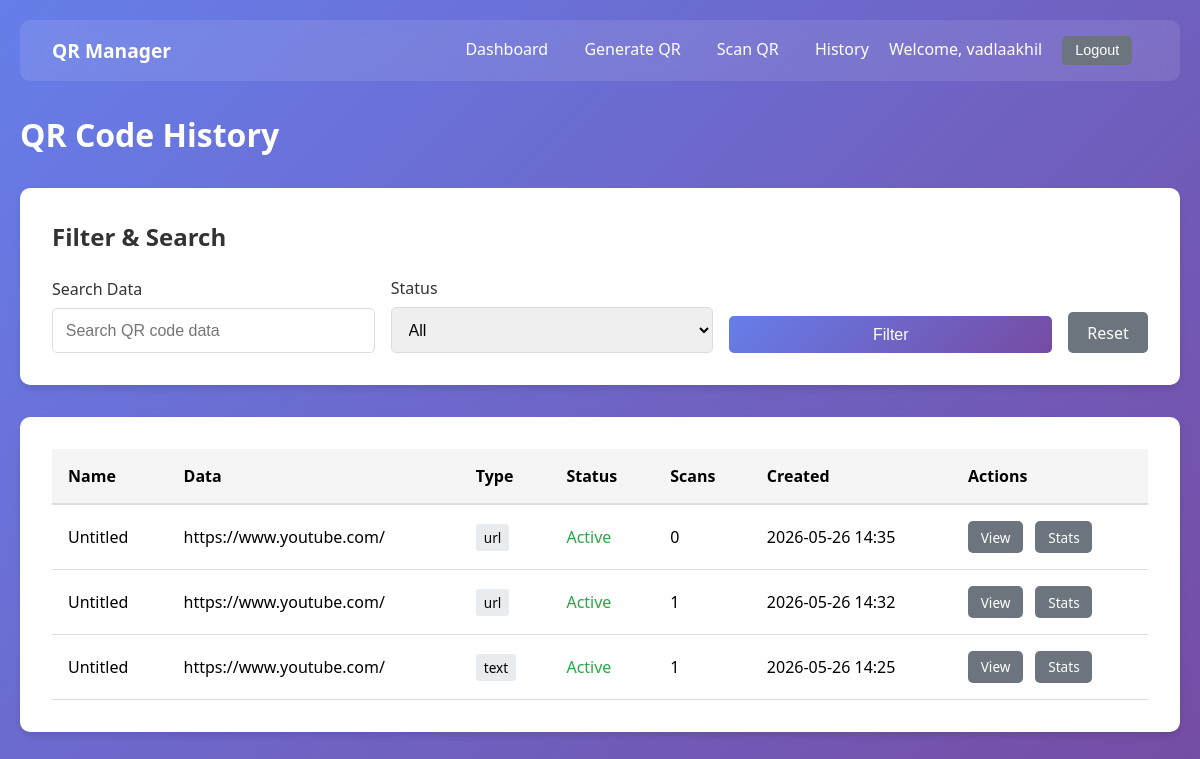
Screenshot of /history (signed in) with the database file from the repository.
### models.py (models this page shows, shortened)
class User(UserMixin, db.Model):
    __tablename__ = 'users'
    id = db.Column(db.Integer, primary_key=True)
    username = db.Column(db.String(80), unique=True, nullable=False, index=True)
    email = db.Column(db.String(120), unique=True, nullable=False, index=True)
    password_hash = db.Column(db.String(256), nullable=False)
    created_at = db.Column(db.DateTime, default=datetime.now)
    last_login = db.Column(db.DateTime)
    is_active = db.Column(db.Boolean, default=True)
    qr_codes = db.relationship(
        'QRCode',
        backref='owner',
        lazy='dynamic',
        cascade='all, delete-orphan'
    )

class QRCode(db.Model):
    __tablename__ = 'qr_codes'
    id = db.Column(db.Integer, primary_key=True)
    uid = db.Column(
        db.String(36),
        unique=True,
        nullable=False,
        index=True,
        default=lambda: str(uuid.uuid4())
    )
    user_id = db.Column(db.Integer, db.ForeignKey('users.id'), nullable=False, index=True)
    data_type = db.Column(db.String(20), nullable=False)
    original_data = db.Column(db.Text, nullable=False)
    encrypted_data = db.Column(db.Text, nullable=True)
    foreground_color = db.Column(db.String(7), default='#000000')
    background_color = db.Column(db.String(7), default='#FFFFFF')
    has_logo = db.Column(db.Boolean, default=False)
    logo_path = db.Column(db.String(256), nullable=True)
    filename = db.Column(db.String(256), nullable=False)
    file_path = db.Column(db.String(512), nullable=False)
    is_active = db.Column(db.Boolean, default=True, index=True)
    expiry_date = db.Column(db.DateTime, nullable=True, index=True)
    created_at = db.Column(db.DateTime, default=datetime.now)
    updated_at = db.Column(db.DateTime, default=datetime.now, onupdate=datetime.now)
    scan_count = db.Column(db.Integer, default=0)
    last_scanned = db.Column(db.DateTime, nullable=True)
    @property
    def is_expired(self):
        if self.expiry_date is None:
            return False
        return datetime.now() > self.expiry_date  # ✅ FIXED

### app.py (the view)
@app.route('/history')
@login_required
def history():
    page = request.args.get('page', 1, type=int)
    per_page = 10
    status_filter = request.args.get('status', '')
    search_query = request.args.get('search', '')
    query = current_user.qr_codes
    if search_query:
        query = query.filter(QRCode.original_data.ilike(f'%{search_query}%'))
    if status_filter == 'active':
        query = query.filter(
            QRCode.is_active == True,
            (QRCode.expiry_date == None) | (QRCode.expiry_date > datetime.now(timezone.utc))
        )
    elif status_filter == 'inactive':
        query = query.filter(QRCode.is_active == False)
    elif status_filter == 'expired':
        query = query.filter(
            QRCode.expiry_date != None,
            QRCode.expiry_date <= datetime.now(timezone.utc)
        )
    qr_codes = query.order_by(QRCode.created_at.desc()).paginate(
        page=page, per_page=per_page, error_out=False
    )
    return render_template('history.html', qr_codes=qr_codes,
                         status_filter=status_filter, search_query=search_query)

### app.py (called while the page is built)
@login_manager.user_loader
def load_user(user_id):
    return User.query.get(int(user_id))

### templates/history.html (shortened to what this page needs)
{% extends "base.html" %}
{% block content %}
<h1 style="color: white; margin-bottom: 2rem;">QR Code History</h1>
<div class="card">
    <h2 style="margin-bottom: 1.5rem; color: #333;">Filter & Search</h2>
    <form method="GET" style="display: grid; grid-template-columns: 1fr 1fr 1fr auto; gap: 1rem; align-items: end;">
        <div class="form-group" style="margin-bottom: 0;">
            <label for="search">Search Data</label>
            <input type="text" id="search" name="search" value="{{ search_query }}" placeholder="Search QR code data">
        </div>
        <div class="form-group" style="margin-bottom: 0;">
            <label for="status">Status</label>
            <select id="status" name="status">
                <option value="">All</option>
            </select>
        </div>
        <button type="submit" class="btn btn-primary">Filter</button>
        <a href="{{ url_for('history') }}" class="btn btn-secondary">Reset</a>
    </form>
</div>
{% if qr_codes.items %}
<div class="card" style="margin-top: 2rem;">
    <div style="overflow-x: auto;">
        <table style="width: 100%; border-collapse: collapse;">
            <thead>
                <tr style="background: #f5f5f5; border-bottom: 2px solid #ddd;">
                    <th style="padding: 1rem; text-align: left;">Name</th>
                    <th style="padding: 1rem; text-align: left;">Data</th>
                    <th style="padding: 1rem; text-align: left;">Type</th>
                    <th style="padding: 1rem; text-align: left;">Status</th>
                    <th style="padding: 1rem; text-align: left;">Scans</th>
                    <th style="padding: 1rem; text-align: left;">Created</th>
                    <th style="padding: 1rem; text-align: left;">Actions</th>
                </tr>
            </thead>
            <tbody>
                {% for qr in qr_codes.items %}
                <tr style="border-bottom: 1px solid #ddd;">
                    <td style="padding: 1rem;">{{ qr.name or 'Untitled' }}</td>
                    <td style="padding: 1rem;">{{ qr.original_data[:40] }}{% if qr.original_data|length > 40 %}...{% endif %}</td>
                    <td style="padding: 1rem;">
                        <span style="background: #e9ecef; padding: 0.25rem 0.5rem; border-radius: 3px; font-size: 0.85rem;">
                            {{ qr.data_type }}
                        </span>
                    </td>
                    <td style="padding: 1rem;">
                        {% if qr.is_active %}
                            {% if qr.is_expired %}
                                <span style="color: #ffc107;">Expired</span>
                            {% else %}
                                <span style="color: #28a745;">Active</span>
                            {% endif %}
                        {% else %}
                            <span style="color: #dc3545;">Inactive</span>
                        {% endif %}
                    </td>
                    <td style="padding: 1rem;">{{ qr.scan_count }}</td>
                    <td style="padding: 1rem;">{{ qr.created_at.strftime('%Y-%m-%d %H:%M') }}</td>
                    <td style="padding: 1rem;">
                        <a href="{{ url_for('preview', qr_id=qr.id) }}" class="btn btn-secondary" style="padding: 0.4rem 0.8rem; font-size: 0.85rem; margin-right: 0.5rem;">View</a>
                        <a href="{{ url_for('view_qr', qr_id=qr.id) }}" class="btn btn-secondary" style="padding: 0.4rem 0.8rem; font-size: 0.85rem;">Stats</a>
                    </td>
                </tr>
                {% endfor %}
            </tbody>
        </table>
    </div>
</div>
{% else %}
<div class="card" style="margin-top: 2rem; text-align: center;">
    <p style="color: #666; padding: 2rem;">No QR codes found. <a href="{{ url_for('generate') }}" style="color: #667eea;">Create one now!</a></p>
</div>
{% endif %}
{% endblock %}

### templates/base.html (shortened to what this page needs)
<!DOCTYPE html>
<html lang="en">
<head>
</head>
<body>
    {% if current_user.is_authenticated %}
    <nav>
        <div>
            <strong style="color: white; font-size: 1.2rem;">QR Manager</strong>
        </div>
        <div>
            <a href="{{ url_for('dashboard') }}">Dashboard</a>
            <a href="{{ url_for('generate') }}">Generate QR</a>
            <a href="{{ url_for('scan') }}">Scan QR</a>
            <a href="{{ url_for('history') }}">History</a>
            <span style="color: white;">Welcome, {{ current_user.username }}</span>
            <form action="{{ url_for('logout') }}" method="POST" style="display: inline;">
                <button type="submit" class="btn btn-secondary" style="padding: 0.4rem 0.8rem; font-size: 0.9rem;">Logout</button>
            </form>
        </div>
    </nav>
    {% endif %}
    <div class="container">
        {% block content %}{% endblock %}
    </div>
</body>
</html>

### rows the page displays
User: username "vadlaakhil"
QRCode: name "Untitled", original_data "https://www.youtube.com/", data_type "url", is_active "Active", scan_count "0", created_at "2026-05-26 14:35"
QRCode: name "Untitled", original_data "https://www.youtube.com/", data_type "url", is_active "Active", scan_count "1", created_at "2026-05-26 14:32"
QRCode: name "Untitled", original_data "https://www.youtube.com/", data_type "text", is_active "Active", scan_count "1", created_at "2026-05-26 14:25"
